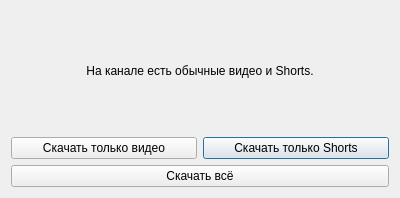
<?xml version="1.0" encoding="UTF-8"?>
<ui version="4.0">
 <class>Dialog</class>
 <widget class="QDialog" name="Dialog">
  <property name="geometry">
   <rect>
    <x>0</x>
    <y>0</y>
    <width>400</width>
    <height>198</height>
   </rect>
  </property>
  <property name="windowTitle">
   <string>Dialog</string>
  </property>
  <layout class="QGridLayout" name="gridLayout">
   <item row="1" column="1">
    <widget class="QPushButton" name="downloadShorts">
     <property name="text">
      <string>Скачать только Shorts</string>
     </property>
    </widget>
   </item>
   <item row="1" column="0">
    <widget class="QPushButton" name="downloadVideo">
     <property name="text">
      <string>Скачать только видео</string>
     </property>
    </widget>
   </item>
   <item row="2" column="0" colspan="2">
    <widget class="QPushButton" name="downloadAll">
     <property name="text">
      <string>Скачать всё</string>
     </property>
    </widget>
   </item>
   <item row="0" column="0" colspan="2">
    <widget class="QLabel" name="label">
     <property name="layoutDirection">
      <enum>Qt::LayoutDirection::LeftToRight</enum>
     </property>
     <property name="text">
      <string>На канале есть обычные видео и Shorts.</string>
     </property>
     <property name="alignment">
      <set>Qt::AlignmentFlag::AlignCenter</set>
     </property>
    </widget>
   </item>
  </layout>
 </widget>
 <resources/>
 <connections/>
</ui>
